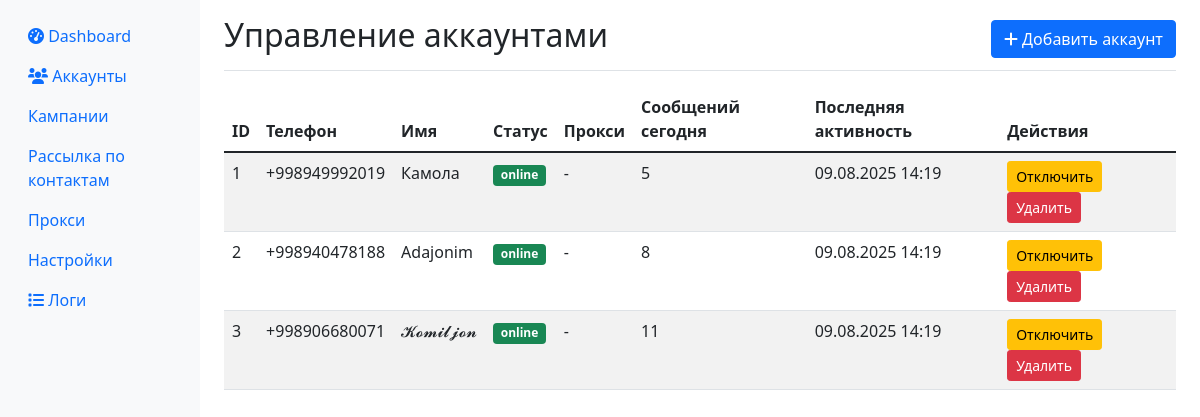
Page /accounts on the earlier database version.
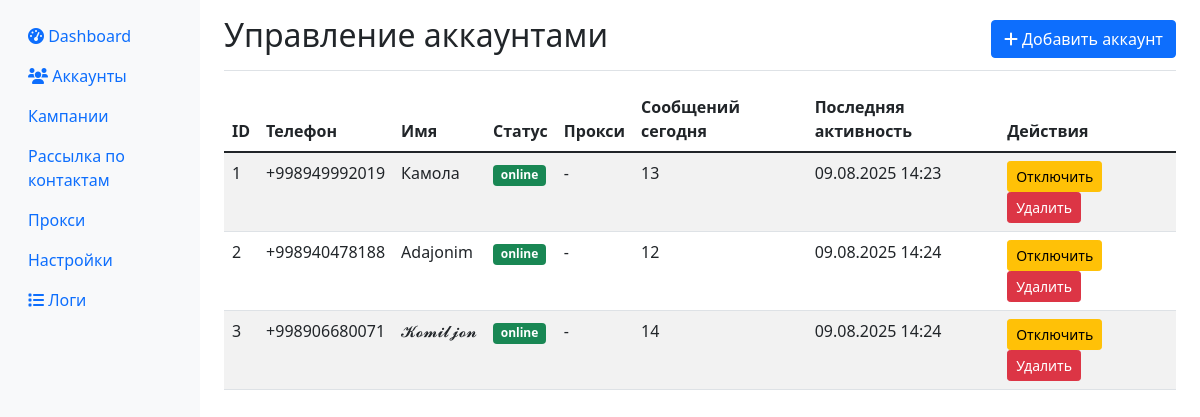
Same page on the later database version.
### app/database.py (models this page shows)
class Account(Base):
    __tablename__ = "accounts"
    id = Column(Integer, primary_key=True, index=True)
    phone = Column(String, unique=True, index=True)
    name = Column(String)
    status = Column(String, default="offline")  # online, offline, blocked, error
    session_data = Column(Text)  # зашифрованная сессия
    proxy = Column(String, nullable=True)
    created_at = Column(DateTime, default=datetime.utcnow)
    last_activity = Column(DateTime, default=datetime.utcnow)
    messages_sent_today = Column(Integer, default=0)
    messages_sent_hour = Column(Integer, default=0)
    last_message_time = Column(DateTime, nullable=True)
    is_active = Column(Boolean, default=True)

### app/web.py (the view)
@app.get("/accounts", response_class=HTMLResponse)
async def accounts_page(request: Request, db: Session = Depends(get_db)):
    accounts = db.query(Account).all()
    return templates.TemplateResponse("accounts.html", {
        "request": request,
        "accounts": accounts
    })

### templates/accounts.html (shortened to what this page needs)
{% extends "base.html" %}
{% block content %}
<div class="d-flex justify-content-between flex-wrap flex-md-nowrap align-items-center pt-3 pb-2 mb-3 border-bottom">
    <h1 class="h2">Управление аккаунтами</h1>
    <button class="btn btn-primary" data-bs-toggle="modal" data-bs-target="#addAccountModal">
        <i class="fas fa-plus"></i> Добавить аккаунт
    </button>
</div>
<div class="table-responsive">
    <table class="table table-striped">
        <thead>
            <tr>
                <th>ID</th>
                <th>Телефон</th>
                <th>Имя</th>
                <th>Статус</th>
                <th>Прокси</th>
                <th>Сообщений сегодня</th>
                <th>Последняя активность</th>
                <th>Действия</th>
            </tr>
        </thead>
        <tbody>
            {% for account in accounts %}
            <tr>
                <td>{{ account.id }}</td>
                <td>{{ account.phone }}</td>
                <td>{{ account.name or '-' }}</td>
                <td>
                    <span class="badge bg-{% if account.status == 'online' %}success{% elif account.status == 'offline' %}secondary{% elif account.status == 'error' %}danger{% else %}warning{% endif %}">
                        {{ account.status }}
                    </span>
                </td>
                <td>{{ account.proxy or '-' }}</td>
                <td>{{ account.messages_sent_today }}</td>
                <td>{{ account.last_activity.strftime('%d.%m.%Y %H:%M') if account.last_activity else '-' }}</td>
                <td>
                    <button class="btn btn-sm btn-{% if account.is_active %}warning{% else %}success{% endif %}"
                            onclick="toggleAccount({{ account.id }})">
                        {% if account.is_active %}Отключить{% else %}Включить{% endif %}
                    </button>
                    <button class="btn btn-sm btn-danger" onclick="deleteAccount({{ account.id }})">
                        Удалить
                    </button>
                </td>
            </tr>
            {% endfor %}
        </tbody>
    </table>
</div>
{% endblock %}

### templates/base.html (shortened to what this page needs)
<!DOCTYPE html>
<html lang="ru">
<head>
    <link href="https://cdn.jsdelivr.net/npm/bootstrap@5.1.3/dist/css/bootstrap.min.css" rel="stylesheet">
    <link href="https://cdnjs.cloudflare.com/ajax/libs/font-awesome/6.0.0/css/all.min.css" rel="stylesheet">
</head>
<body>
    <div class="container-fluid">
        <div class="row">
            <nav class="col-md-2 d-md-block sidebar collapse">
                <div class="position-sticky pt-3">
                    <ul class="nav flex-column">
                        <li class="nav-item">
                            <a class="nav-link" href="/">
                                <i class="fas fa-tachometer-alt"></i> Dashboard
                            </a>
                        </li>
                        <li class="nav-item">
                            <a class="nav-link" href="/accounts">
                                <i class="fas fa-users"></i> Аккаунты
                            </a>
                        </li>
                        <li class="nav-item">
                            <a class="nav-link" href="/campaigns">Кампании</a>
                        </li>
                        <li class="nav-item">
                            <a class="nav-link" href="/contacts-campaign">Рассылка по контактам</a>
                        </li>
                        <li class="nav-item">
                            <a class="nav-link" href="/proxies">Прокси</a>
                        </li>
                        <li class="nav-item">
                            <a class="nav-link" href="/settings">Настройки</a>
                        </li>
                        <li class="nav-item">
                            <a class="nav-link" href="/logs">
                                <i class="fas fa-list"></i> Логи
                            </a>
                        </li>
                    </ul>
                </div>
            </nav>
            <main class="col-md-10 ms-sm-auto px-md-4">
                {% block content %}{% endblock %}
            </main>
        </div>
    </div>
</body>
</html>

### templates/base.html (style rules this page uses)
.sidebar { min-height: 100vh; background-color: #f8f9fa; }

Differences in the rows shown:
changed Account "Камола": messages_sent_today "5" → "13"; last_activity "09.08.2025 14:19" → "09.08.2025 14:23"
changed Account "Adajonim": messages_sent_today "8" → "12"; last_activity "09.08.2025 14:19" → "09.08.2025 14:24"
changed Account "𝓚𝓸𝓶𝓲𝓵𝓳𝓸𝓷": messages_sent_today "11" → "14"; last_activity "09.08.2025 14:19" → "09.08.2025 14:24"
